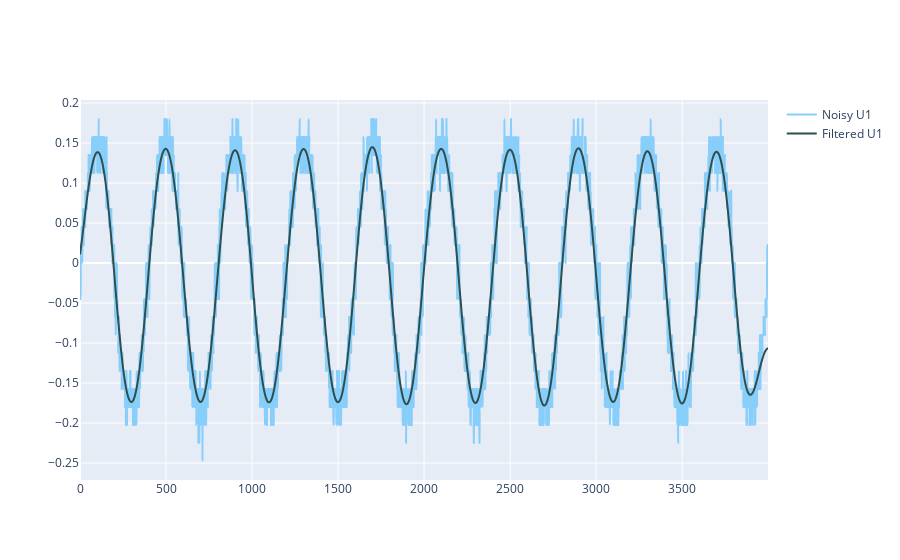

The code cell stored with this chart in its notebook:
### Code cell
fig = go.Figure()

fig.add_trace(go.Scatter(
            # x = time.to_numpy(),
            y = V1,
            line =  dict(shape =  'spline', color = 'lightskyblue'),
            name = 'Noisy U1',
            ))

fig.add_trace(go.Scatter(
            y = V1_filt,
            line =  dict(shape =  'spline', color = 'darkslategrey'),
            name = 'Filtered U1'
            ))

fig.show()

### Figure 1 — Plotly figure (JSON) as saved in the notebook; plotly's stock layout.template omitted (floating-point values rounded to 4 significant figures; data arrays with more than 128 entries replaced by an {"elided": "..."} marker saying what was removed)
{"data": [{"line": {"color": "lightskyblue", "shape": "spline"}, "name": "Noisy U1", "type": "scatter", "y": {"elided": "4000 float values"}}, {"line": {"color": "darkslategrey", "shape": "spline"}, "name": "Filtered U1", "type": "scatter", "y": {"elided": "4000 float values"}}], "layout": {}}
